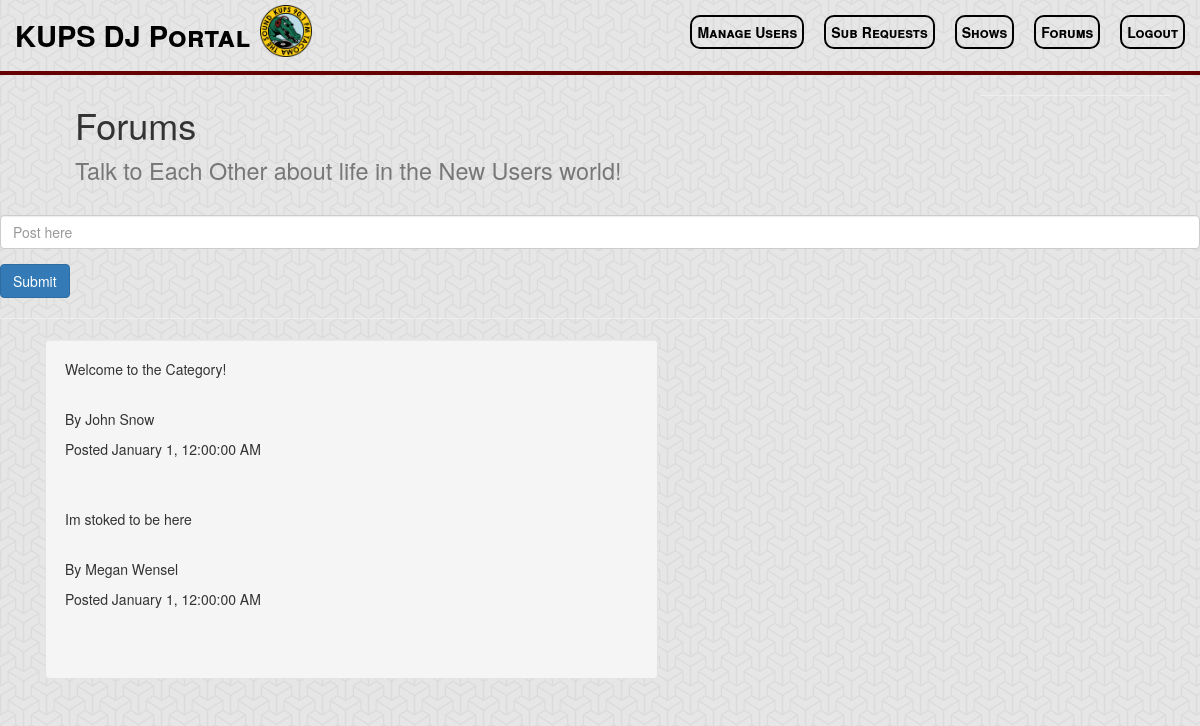
Before: /forums.php?category=New Users (signed in) with the older database file.
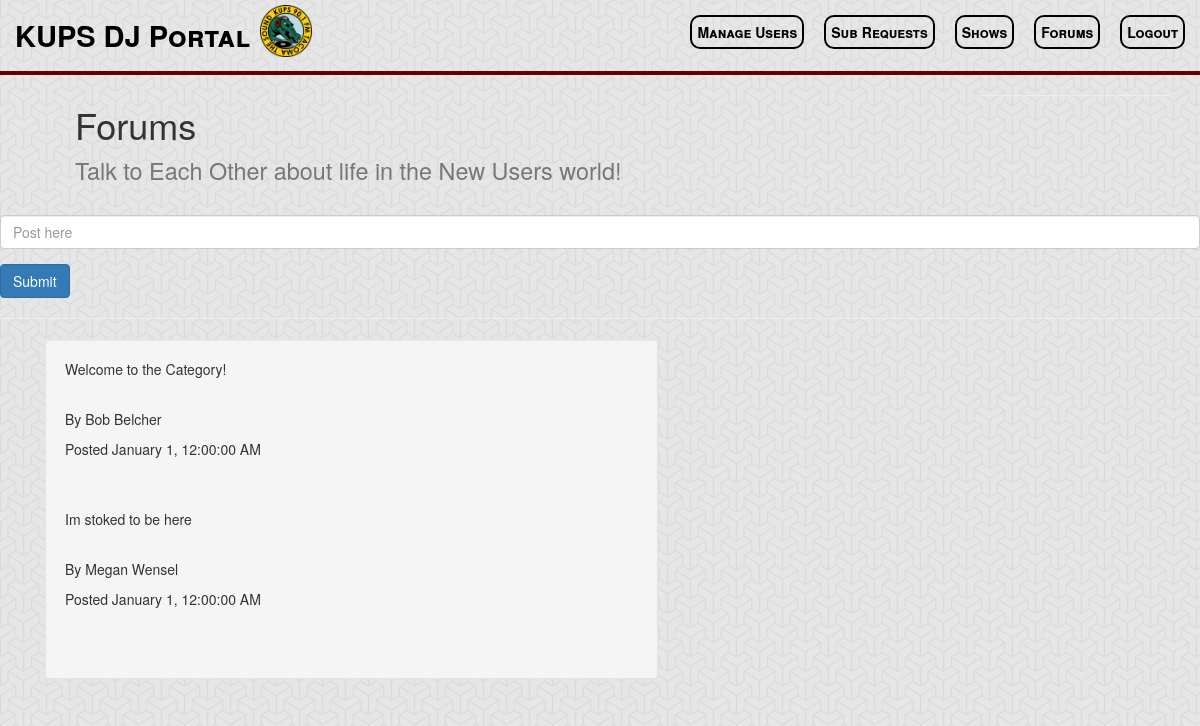
After: the same page with the newer database file.
### tables this page shows
CREATE TABLE IF NOT EXISTS post (
	postid INT NOT NULL AUTO_INCREMENT,
	email VARCHAR(30) NOT NULL,
	time TIMESTAMP,
	content VARCHAR(2000) NOT NULL,
	category VARCHAR(60) NOT NULL,
	PRIMARY KEY (postid),
	FOREIGN KEY (category) REFERENCES category(name)
		ON DELETE CASCADE
		ON UPDATE CASCADE,
	FOREIGN KEY(email) REFERENCES user(email)
		ON DELETE CASCADE
		ON UPDATE CASCADE
);

CREATE TABLE IF NOT EXISTS user (
	name VARCHAR(20) NOT NULL,
	admin TINYINT(2) DEFAULT 0,
	password VARCHAR(20) NOT NULL,
	email VARCHAR(30) NOT NULL,
	PRIMARY KEY (email)
);

### forums.php (the view, shortened to what this page needs)
<?php
$category = '';
if (isset($_GET['category'])) {
	$category = $_GET['category'];
}
try {
	$db = new PDO("mysql:dbname=soundpod", 'root');
	$db -> setAttribute(PDO::ATTR_ERRMODE, PDO::ERRMODE_EXCEPTION);
	$cat = $db->quote($category);
	$result = $db -> query("SELECT * from category where name = $cat");
	include '_header.php';
	if($result->rowCount() < 1)
	{
		echo "<p>Sorry, there's nothing here. Click <a href='/forumTopics.php'>here</a> to go to the forumsss</p>";
	}
	else{ ?>
		<div class="container">
		<div class="col-xs-10 col-sm-10 col-md-10 col-lg-10">
				<h1>Forums<br><small>Talk to Each Other about life in the <?php echo $category; ?> world!</small></h1>
			</div>
			<hr>
		</div>
		<form id="data-input" action="/_submit-post.php" method="POST" role="form">
		<div class="form-group">
			<input type="text" class="form-control" name="content" placeholder="Post here" width = "100px" height = "100px" >
		</div>
		<button  type="submit" class="btn btn-primary">Submit</button>
		</form>
		<hr>
		<div class="container">
		<div class="col-xs-10 col-sm-10 col-md-10 col-lg-10">
		<div class="well col-xs-8 col-sm-8 col-md-8 col-lg-8">
		<?php
		$cat = $db->quote($category);
		$result = $db -> query("SELECT * from post where category = $cat ORDER BY time");
		if($result->rowCount() < 1){
			print "There aren't any posts here yet. Add one above!";
		}
		else {
			foreach ($result as $thisPost)
			{
				$content = $thisPost['content'];
				$email = $thisPost['email'];
				$timestamp = $thisPost['time'];
				$users = $db -> query("SELECT * from user where email = '$email'");
				$user = $users->fetch();
				?>
				<p class='text-left'> <?php echo $content ?> </p><br>
				<p class='text-left'>By <?php echo $user['name'] ?></p>
				<p class='text-left'>Posted <?php echo date("F j, g:i:s A", strtotime($timestamp)) ?></p><br><br>
				<?php
			}
		}
	}
}
catch(PDOException $e) {
	print 'Exception : '.$e -> getMessage();
}

Changed rows visible on the page:
changed through a linked row, post "Welcome to the Category!": email.name "John Snow" → "Bob Belcher"
